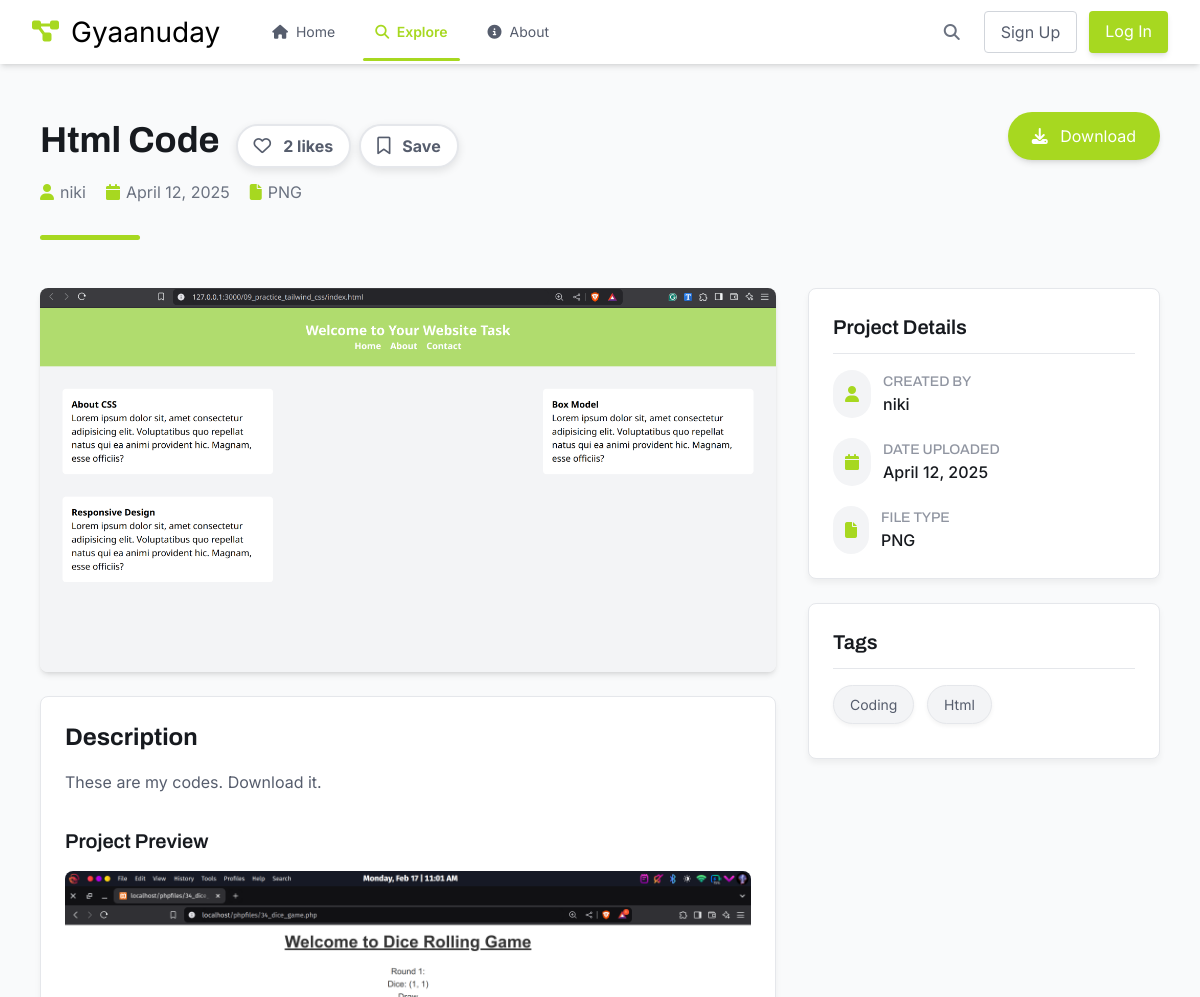
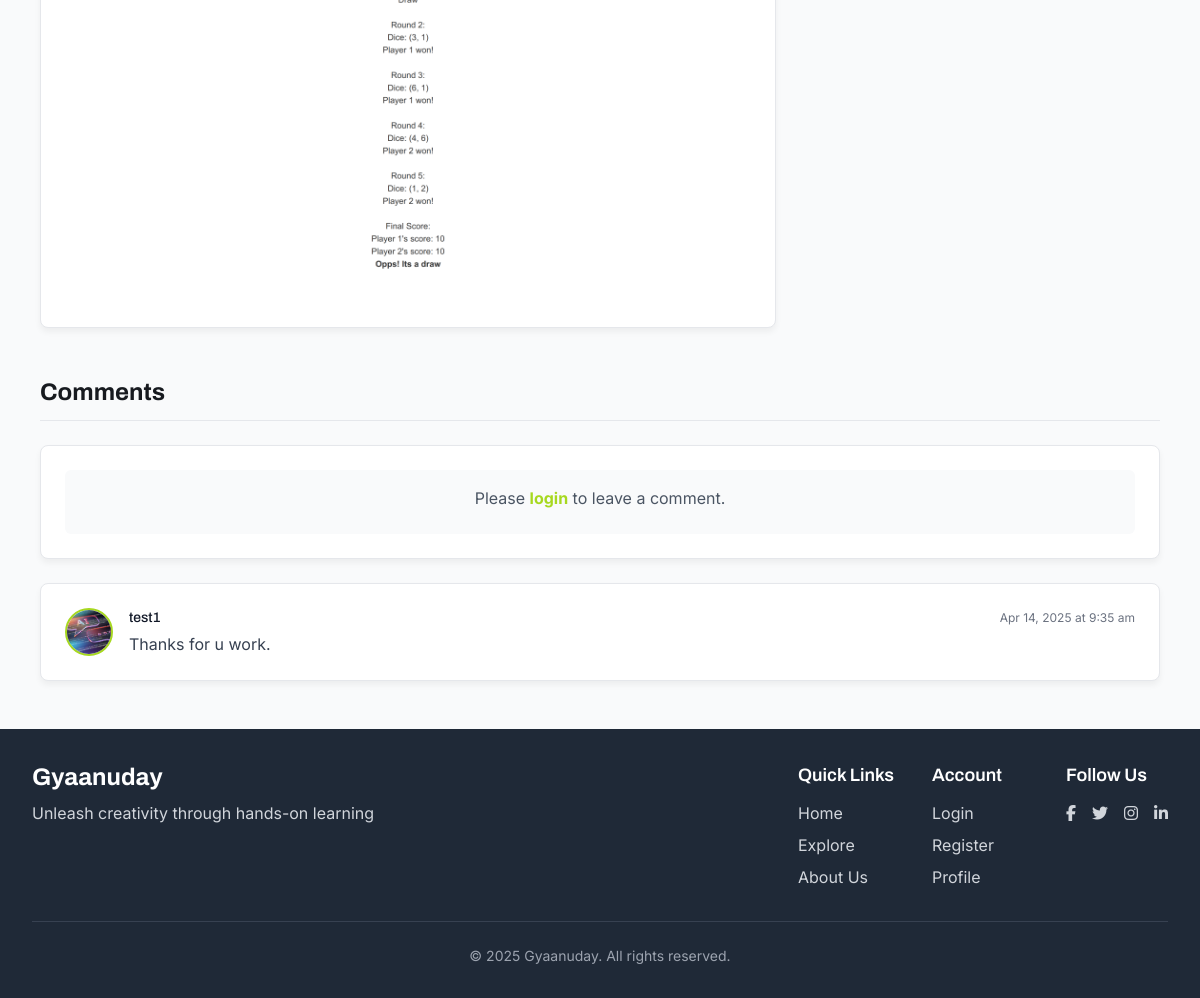
/project_details.php?id=10, run on the app's committed database (2 pictures, top to bottom).
### tables this page shows
CREATE TABLE `projects` (
  `id` int(11) NOT NULL,
  `user_id` int(11) NOT NULL,
  `title` varchar(255) NOT NULL,
  `project_file` varchar(255) NOT NULL,
  `thumbnail` varchar(255) DEFAULT NULL,
  `description` text NOT NULL,
  `tags` varchar(255) NOT NULL,
  `created_at` timestamp NOT NULL DEFAULT current_timestamp()
);

CREATE TABLE `users` (
  `id` int(11) NOT NULL,
  `username` varchar(50) NOT NULL,
  `email` varchar(100) NOT NULL,
  `password` varchar(255) NOT NULL,
  `created_at` timestamp NOT NULL DEFAULT current_timestamp(),
  `profile_photo` varchar(255) DEFAULT NULL,
  `bio` text DEFAULT NULL
);

CREATE TABLE `comments` (
  `id` int(11) NOT NULL,
  `user_id` int(11) NOT NULL,
  `project_id` int(11) NOT NULL,
  `comment` text NOT NULL,
  `created_at` timestamp NOT NULL DEFAULT current_timestamp()
);

### project_details.php (the view, shortened to what this page needs)
<?php
require_once __DIR__ . "/config/database.php";
?>
<!DOCTYPE html>
<html lang="en">
<head>
  <script src="https://cdn.tailwindcss.com"></script>
  <link rel="stylesheet" href="https://cdnjs.cloudflare.com/ajax/libs/font-awesome/6.4.2/css/all.min.css">
</head>
<body>
  <?php include 'navigation.php'; ?>
  <div class="page-content">
    <?php
    $projectId = intval($_GET['id']);
    try {
      $stmt = $pdo->prepare("SELECT p.*, u.username FROM projects p JOIN users u ON p.user_id = u.id WHERE p.id = ?");
      $stmt->execute([$projectId]);
      $project = $stmt->fetch();
      $title = htmlspecialchars($project['title']);
      $description = htmlspecialchars($project['description']);
      $username = htmlspecialchars($project['username']);
      $created = date('F j, Y', strtotime($project['created_at']));
      $tags = $project['tags'] ? explode(',', $project['tags']) : [];
      $fileName = htmlspecialchars($project['thumbnail'] ?? '');
      $filePath = "./uploads/" . $fileName;
      $projectFile = "./uploads/" . htmlspecialchars($project['project_file'] ?? '');
      $ext = strtolower(pathinfo($fileName, PATHINFO_EXTENSION));
      $projectExt = strtolower(pathinfo($project['project_file'] ?? '', PATHINFO_EXTENSION));
      if (in_array($ext, ['jpg', 'jpeg', 'png'])) {
        $thumb = $filePath;
      } else {
        $thumb = "./assets/default_icon.png";
      }
      $likeCount = 0;
      $hasLiked = false;
      $hasBookmarked = false;
      $stmt = $pdo->prepare("SELECT COUNT(*) FROM likes WHERE project_id = ?");
      $stmt->execute([$projectId]);
      $likeCount = $stmt->fetchColumn();
      $comments = [];
      $stmt = $pdo->prepare("
        SELECT c.*, u.username, u.profile_photo
        FROM comments c
        JOIN users u ON c.user_id = u.id
        WHERE c.project_id = ?
        ORDER BY c.created_at DESC
      ");
      $stmt->execute([$projectId]);
      $comments = $stmt->fetchAll(PDO::FETCH_ASSOC);
    } catch (Exception $e) {
      echo '<div class="max-w-6xl mx-auto my-12 px-4">
              <div class="bg-red-100 p-6 rounded-lg">
                <h1 class="text-2xl font-bold text-red-700">Error</h1>
                <p class="mt-2">An error occurred while retrieving project data.</p>
                <p class="text-sm text-red-700">' . $e->getMessage() . '</p>
              </div>
            </div>';
      exit;
    }
    ?>
    <div class="max-w-6xl mx-auto my-12 px-4">
      <div class="flex flex-wrap justify-between items-start mb-12 project-header pb-5">
        <div class="w-full md:w-3/4 mb-4 md:mb-0">
          <div class="flex items-center flex-wrap">
            <h1 class="text-[36px] leading-[48px] font-archivo font-bold text-[#171a1f] mb-3 mr-4"><?php echo $title; ?></h1>
            <div class="flex gap-2 items-center my-3">
              <button id="likeButton" class="like-btn <?php echo $hasLiked ? 'liked' : ''; ?>" data-project-id="<?php echo $projectId; ?>">
                <i class="<?php echo $hasLiked ? 'fas' : 'far'; ?> fa-heart"></i>
                <span class="like-count ml-1"><?php echo $likeCount; ?> <?php echo $likeCount == 1 ? 'like' : 'likes'; ?></span>
              </button>
              <button id="bookmarkButton" class="bookmark-btn <?php echo $hasBookmarked ? 'bookmarked' : ''; ?>" data-project-id="<?php echo $projectId; ?>">
                <i class="<?php echo $hasBookmarked ? 'fas' : 'far'; ?> fa-bookmark"></i>
                <span class="bookmark-count ml-1"><?php echo $hasBookmarked ? 'Saved' : 'Save'; ?></span>
              </button>
            </div>
          </div>
          <div class="flex flex-wrap items-center text-[#565d6d] mb-4">
            <div class="project-meta-item">
              <i class="fas fa-user"></i>
              <span><?php echo $username; ?></span>
            </div>
            <div class="project-meta-item">
              <i class="fas fa-calendar"></i>
              <span><?php echo $created; ?></span>
            </div>
            <div class="project-meta-item">
              <i class="fas fa-file"></i>
              <span class="uppercase"><?php echo $projectExt; ?></span>
            </div>
          </div>
        </div>
        <div class="w-full md:w-1/4 flex justify-center md:justify-end">
          <a href="<?php echo $projectFile; ?>" download class="px-6 py-3 rounded-full text-white button-hover shadow-md inline-block bg-[#A7D820]">
            <i class="fas fa-download mr-2"></i> Download
          </a>
        </div>
      </div>
      <div class="grid grid-cols-1 lg:grid-cols-3 gap-8 project-content-grid">
        <div class="lg:col-span-2">
          <div class="rounded-lg overflow-hidden shadow-md mb-6 card">
            <img src="<?php echo $thumb; ?>" alt="<?php echo $title; ?>" class="w-full h-auto max-h-96 object-cover">
          </div>
          <div class="bg-white rounded-lg p-6 border border-[#e5e7eb] card relative">
            <h2 class="text-2xl font-bold mb-4 text-[#171a1f] font-archivo">Description</h2>
            <p class="text-[#565d6d] text-[16px] leading-[26px] mb-6"><?php echo nl2br($description); ?></p>
            <?php if (in_array($projectExt, ['jpg', 'jpeg', 'png', 'gif'])): ?>
              <h2 class="text-xl font-semibold mt-8 mb-4 text-[#171a1f] font-archivo">Project Preview</h2>
              <img src="<?php echo $projectFile; ?>" alt="Project Preview" class="w-full h-auto rounded-lg">
            <?php endif; ?>
          </div>
        </div>
        <div>
          <div class="bg-white rounded-lg p-6 border border-[#e5e7eb] mb-6 card">
            <h2 class="text-xl font-semibold mb-4 text-[#171a1f] font-archivo border-b pb-3">Project Details</h2>
            <div class="space-y-5 mt-4">
              <div class="flex items-center">
                <div class="bg-gray-100 rounded-full p-3 mr-3">
                  <i class="fas fa-user text-[#A7D820]"></i>
                </div>
                <div>
                  <h3 class="text-sm font-medium text-[#9095a1]">CREATED BY</h3>
                  <p class="text-[#171a1f] font-medium"><?php echo $username; ?></p>
                </div>
              </div>
              <div class="flex items-center">
                <div class="bg-gray-100 rounded-full p-3 mr-3">
                  <i class="fas fa-calendar text-[#A7D820]"></i>
                </div>
                <div>
                  <h3 class="text-sm font-medium text-[#9095a1]">DATE UPLOADED</h3>
                  <p class="text-[#171a1f] font-medium"><?php echo $created; ?></p>
                </div>
              </div>
              <div class="flex items-center">
                <div class="bg-gray-100 rounded-full p-3 mr-3">
                  <i class="fas fa-file text-[#A7D820]"></i>
                </div>
                <div>
                  <h3 class="text-sm font-medium text-[#9095a1]">FILE TYPE</h3>
                  <p class="text-[#171a1f] font-medium uppercase"><?php echo $projectExt; ?></p>
                </div>
              </div>
            </div>
          </div>
          <div class="bg-white rounded-lg p-6 border border-[#e5e7eb] card">
            <h2 class="text-xl font-semibold mb-4 text-[#171a1f] font-archivo border-b pb-3">Tags</h2>
            <div class="mt-4">
              <?php foreach ($tags as $tag): ?>
                <?php if(trim($tag) !== ''): ?>
                  <span class="tag"><?php echo htmlspecialchars(trim($tag)); ?></span>
                <?php endif; ?>
              <?php endforeach; ?>
            </div>
          </div>
        </div>
      </div>
      <div class="mt-12">
        <h2 class="text-2xl font-bold mb-6 text-[#171a1f] font-archivo border-b pb-3">Comments</h2>
        <div class="bg-white rounded-lg p-6 border border-[#e5e7eb] card mb-6">
          <?php if (isset($_SESSION['user_id'])): ?>
            <form id="commentForm" class="space-y-4">
              <input type="hidden" name="project_id" value="<?php echo $projectId; ?>">
              <div>
                <label for="comment" class="block text-sm font-medium text-gray-700 mb-1">Add a comment</label>
                <textarea
                  id="comment"
                  name="comment"
                  rows="3"
                  class="w-full px-3 py-2 border border-gray-300 rounded-md shadow-sm focus:outline-none focus:ring-2 focus:ring-[#A7D820] focus:border-[#A7D820]"
                  placeholder="Share your thoughts on this project..."
                  required
                ></textarea>
              </div>
              <div class="flex justify-end">
                <button
                  type="submit"
                  class="px-4 py-2 bg-[#A7D820] text-white rounded-md hover:bg-[#95c41f] focus:outline-none focus:ring-2 focus:ring-[#A7D820] focus:ring-offset-2 transition-all button-hover"
                >
                  Post Comment
                </button>
              </div>
            </form>
          <?php else: ?>
            <div class="bg-gray-50 p-4 rounded-md text-center">
              <p class="text-gray-600 mb-2">Please <a href="login.php" class="text-[#A7D820] font-bold">login</a> to leave a comment.</p>
            </div>
          <?php endif; ?>
        </div>
  <div class="space-y-4" id="commentsContainer">
    <?php if (count($comments) > 0): ?>
      <?php foreach ($comments as $comment): ?>
        <div class="bg-white rounded-lg p-6 border border-[#e5e7eb] card">
          <div class="flex items-start space-x-4">
            <div class="flex-shrink-0">
              <?php if (!empty($comment['profile_photo'])): ?>
                <img class="h-12 w-12 rounded-full object-cover profile-img"
                     src="./uploads/profile_photos/<?php echo htmlspecialchars($comment['profile_photo']); ?>"
                     alt="<?php echo htmlspecialchars($comment['username']); ?>">
              <?php else: ?>
                <div class="h-12 w-12 rounded-full bg-[#A7D820] flex items-center justify-center text-white font-bold text-lg profile-initial">
                  <?php echo strtoupper(substr(htmlspecialchars($comment['username']), 0, 1)); ?>
                </div>
              <?php endif; ?>
            </div>
            <div class="flex-grow">
              <div class="flex justify-between items-center mb-1">
                <h3 class="text-sm font-medium text-gray-900"><?php echo htmlspecialchars($comment['username']); ?></h3>
                <p class="text-xs text-gray-500"><?php echo date('M j, Y \a\t g:i a', strtotime($comment['created_at'])); ?></p>
              </div>
              <p class="text-gray-700"><?php echo nl2br(htmlspecialchars($comment['comment'])); ?></p>
            </div>
          </div>
        </div>
      <?php endforeach; ?>
    <?php else: ?>
      <p class="text-sm text-gray-500">No comments yet.</p>
    <?php endif; ?>
  </div>
    </div>
  </div>
  <?php include 'components/footer.php'; ?>
</body>
</html>

### project_details.php (style rules this page uses)
body { font-family: 'Inter', sans-serif; background-color: #f9fafb; display: flex; flex-direction: column; min-height: 100vh; }
.page-content { flex: 1; }
h1, h2, h3 { font-family: 'Archivo', sans-serif; }
.button-hover { transition: all 0.3s ease; }
.tag { background-color: #f3f4f6; padding: 8px 16px; border-radius: 30px; font-size: 0.875rem; color: #565d6d; margin-right: 8px; display: inline-block; margin-bottom: 10px; transition: all 0.2s ease; box-shadow: 0 2px 4px rgba(0,0,0,0.05); border: 1px solid #e5e7eb; }
.like-btn, .bookmark-btn { display: inline-flex; align-items: center; justify-content: center; gap: 8px; padding: 8px 16px; background-color: white; border: 2px solid #e5e7eb; border-radius: 50px; font-size: 1.1rem; color: #565d6d; cursor: pointer; transition: all 0.3s ease; box-shadow: 0 3px 8px rgba(0,0,0,0.1); position: relative; top: auto; right: auto; width: auto; height: auto; }
.like-count, .bookmark-count { position: relative; top: auto; right: auto; background: none; color: inherit; border-radius: 0; min-width: auto; height: auto; font-size: 1rem; font-weight: bold; padding: 0; }
.card { border-radius: 12px; overflow: hidden; transition: all 0.3s ease; box-shadow: 0 4px 6px rgba(0, 0, 0, 0.05); }
.project-header { position: relative; }
.project-header::after { content: ''; position: absolute; bottom: 0; left: 0; width: 100px; height: 5px; background-color: #A7D820; border-radius: 3px; }
.project-meta-item { display: flex; align-items: center; margin-right: 20px; color: #6b7280; }
.project-meta-item i { margin-right: 6px; color: #A7D820; }
.profile-img { border: 2px solid #A7D820; transition: all 0.3s ease; }
.project-content-grid { display: grid; grid-template-columns: 1fr; }
@media (min-width: 1024px) { .project-content-grid { grid-template-columns: 2fr 1fr; } }

### data on the page
projects: title "Html Code", user.username "niki", created_at "April 12, 2025", project_file "PNG", thumbnail (picture), description "These are my codes. Download it.", project_file (picture), tags "Coding", tags "Html"
comments: user.profile_photo (picture), user.username "test1", created_at "Apr 14, 2025 at 9:35 am", comment "Thanks for u work."

### other printed values
$likeCount "2"
